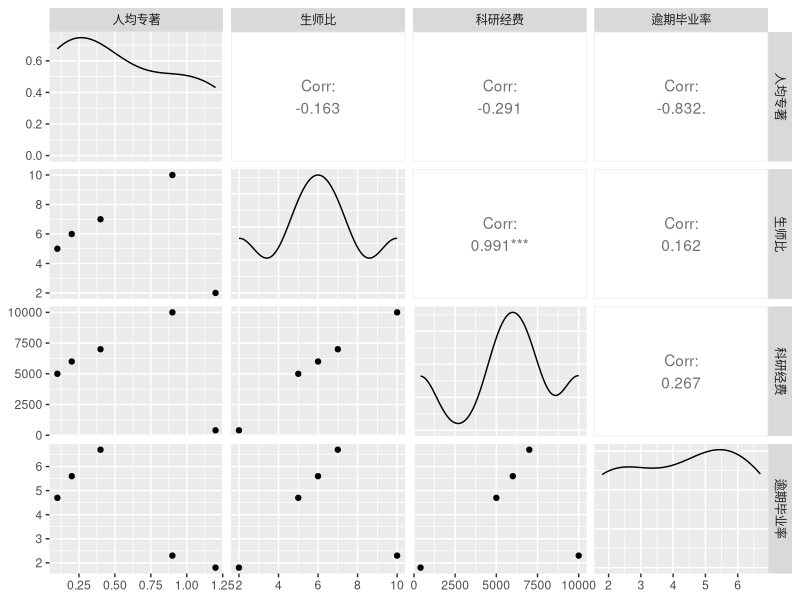
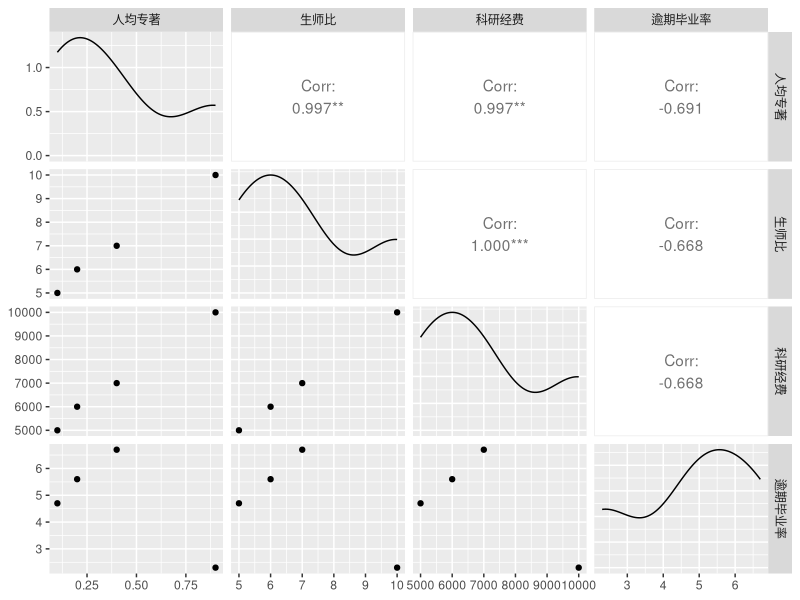
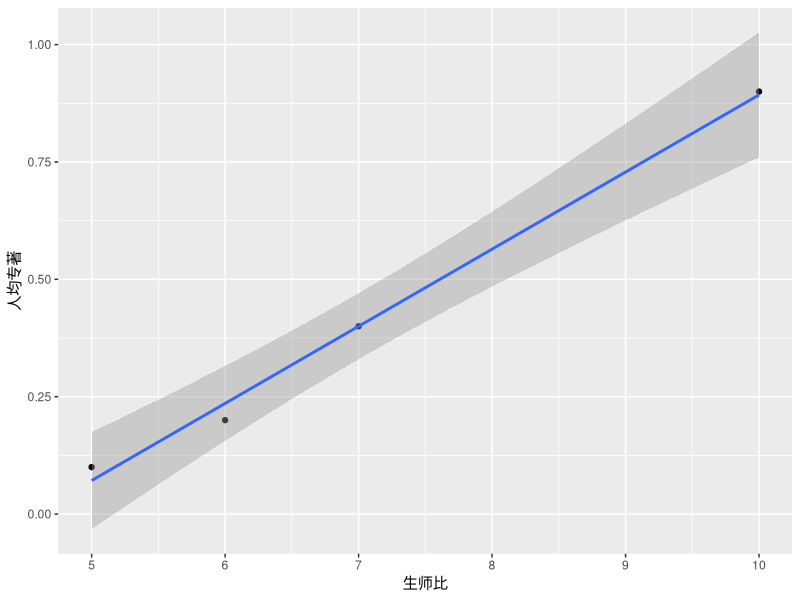
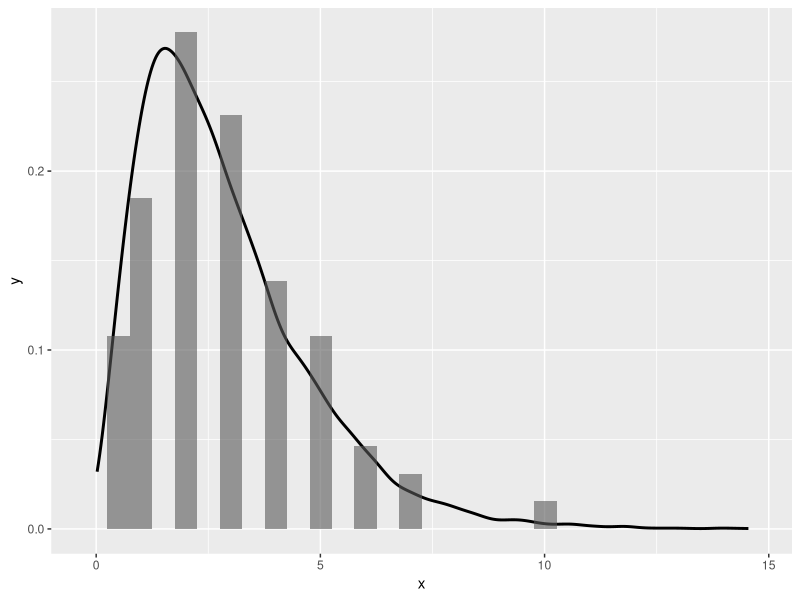

Source code (R) for these figures, in order:
## ---- chunk 1
options(digits = 3)
df0 = data.frame(
    '人均专著' = c(0.1, 0.2, 0.4, 0.9, 1.2),
    '生师比' = c(5, 6, 7, 10, 2),
    '科研经费' = c(5000, 6000, 7000, 10000, 400),
    '逾期毕业率' = c(4.7, 5.6, 6.7, 2.3, 1.8)
) # df0作为备份
df = df0
print(df)
## ---- chunk 2
df$生师比 = c(1, 1, 0.8333, 0.8333, 0)
print(df)
## ---- chunk 3
mom = function(col){sqrt(sum(col^2))}
for (i in 1:4){df[, i] = df[, i]/mom(df[, i])}
print(df)
## ---- chunk 4
w = c(0.2, 0.3, 0.4, 0.1)
for (i in 1:4){df[, i] = w[i]*df[, i]}
print(df)
## ---- chunk 5
good = c(0.1530, 0.163, 0.276, 0.0648)
bad = c(0.0128, 0.000, 0.011, 0.0174)
good_d = function(row){sqrt(sum((row - good)^2))}
bad_d = function(row){sqrt(sum((row - bad)^2))}
df_over = data.frame(
    s = rep(NA, 5),
    s0 = rep(NA, 5)
)
for (i in 1:5){
    df_over$s[i] = good_d(df[i, ])
    df_over$s0[i] = bad_d(df[i, ])
}
print(df_over)
## ---- chunk 6
df_over$f = df_over$s0/(df_over$s + df_over$s0)
print(df_over)
## ---- chunk 7
#| warning: false
#| message: false
library(GGally)
ggpairs(df0)
## ---- chunk 8
df_avg = data.frame(
    '人均经费' = df0$科研经费/df0$生师比
) |> t()
print(df_avg)
## ---- chunk 9
print(df0)
## ---- chunk 10
df0 = df0[-5, ]
print(df0)
## ---- chunk 11
library(GGally)
ggpairs(df0)
## ---- chunk 12
library(ggplot2)
ggplot(df0, aes(x=`生师比`, y=`人均专著`)) + 
    geom_point(aes(x=`生师比`, y=`人均专著`)) + 
    geom_smooth(method = "lm")

model1 = lm(`人均专著` ~ `生师比`, data = df0)
kb1 = summary(model1)[4]$coefficients
colnames(kb1) = c('估计值', '标准误', 't值', 'P值')
rownames(kb1) = c('截距', '生师比')
print(kb1)
summary(model1)[8]
## ---- chunk 13
ssb = c(10, rep(7, 2), rep(6, 3), rep(5, 7), rep(4, 9), rep(3, 15), rep(2, 18), rep(1, 12), rep(0.5, 7))
library(MASS)
fitt = fitdistr(ssb, "gamma")
df_ga = data.frame(
  x = rgamma(10000, shape = fitt$estimate[1], rate = fitt$estimate[2])
)
df_ssb = data.frame(
  x = ssb
)
ggplot() + 
  geom_density(data = df_ga, aes(x), size = 1) + 
  geom_histogram(data = df_ssb, 
                 aes(x, y = ..density../1.75),
                 alpha = 0.6) + 
  ylab("y")
## ---- chunk 14
df0$生师比 = dgamma(c(5, 6, 7, 10), shape = fitt$estimate[1], rate = fitt$estimate[2])
print(df0)
## ---- chunk 15
mom = function(col){sqrt(sum(col^2))}
for (i in 1:4){df0[, i] = df0[, i]/mom(df0[, i])}
print(df0)
## ---- chunk 16
df0_a = df0
for (i in 1:4){
  df0_a[, i] = df0_a[, i]*sd(df0_a[, i])/mean(df0_a[, i])
}
print(df0_a)
## ---- chunk 17
good_a = c(0.7929,0.7110,0.213,0.0876)
bad_a = c(0.0881,0.0316,0.106,0.2553)
good_d_a = function(row){sqrt(sum((row - good_a)^2))}
bad_d_a = function(row){sqrt(sum((row - bad_a)^2))}
df_over_a = data.frame(
    s = rep(NA, 4),
    s0 = rep(NA, 4)
)
for (i in 1:4){
    df_over_a$s[i] = good_d_a(df0_a[i, ])
    df_over_a$s0[i] = bad_d_a(df0_a[i, ])
}
df_over_a$f = df_over_a$s0/(df_over_a$s + df_over_a$s0)
print(df_over_a)
## ---- chunk 18
df0_b = df0
s = rep(NA, 4)
for (i in 1:4){
  s[i] = sqrt(4/(4-1)*var(df0_b[, i]))
}
for (i in 1:4){df0_b[, i] = df0_b[, i]*s[i]/sum(s)}
print(df0_b)
## ---- chunk 19
good_b = c(0.306,0.2792,0.1002,0.0405)
bad_b = c(0.034,0.0124,0.0501,0.1178)
good_d_b = function(row){sqrt(sum((row - good_b)^2))}
bad_d_b = function(row){sqrt(sum((row - bad_b)^2))}
df_over_b = data.frame(
    s = rep(NA, 4),
    s0 = rep(NA, 4)
)
for (i in 1:4){
    df_over_b$s[i] = good_d_b(df0_b[i, ])
    df_over_b$s0[i] = bad_d_b(df0_b[i, ])
}
df_over_b$f = df_over_b$s0/(df_over_b$s + df_over_b$s0)
print(df_over_b)
## ---- chunk 20
df0_c = df0
for (i in 1:4){df0_c[, i] = (df0_c[, i]-min(df0_c[, i]))/(max(df0_c[, i])-min(df0_c[, i]))}
print(df0_c)
## ---- chunk 21
good_c = c(1,1,1,0)
bad_c = c(0,0,0,1)
good_d_c = function(row){sqrt(sum((row - good_c)^2))}
bad_d_c = function(row){sqrt(sum((row - bad_c)^2))}
df_over_c = data.frame(
    s = rep(NA, 4),
    s0 = rep(NA, 4)
)
for (i in 1:4){
    df_over_c$s[i] = good_d_c(df0_c[i, ])
    df_over_c$s0[i] = bad_d_c(df0_c[i, ])
}
df_over_c$f = df_over_c$s0/(df_over_c$s + df_over_c$s0)
print(df_over_c)
